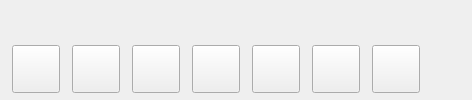
                                            <widget class="QWidget" name="_ThanksWrapper" native="true">
                                                <layout class="QVBoxLayout" name="_ThanksWrapperLayout">
                                                    <property name="spacing">
                                                        <number>12</number>
                                                    </property>
                                                    <property name="leftMargin">
                                                        <number>0</number>
                                                    </property>
                                                    <property name="topMargin">
                                                        <number>0</number>
                                                    </property>
                                                    <property name="rightMargin">
                                                        <number>0</number>
                                                    </property>
                                                    <property name="bottomMargin">
                                                        <number>0</number>
                                                    </property>
                                                    <item>
                                                        <widget class="QLabel" name="_ThanksTip">
                                                            <property name="minimumSize">
                                                                <size>
                                                                    <width>0</width>
                                                                    <height>26</height>
                                                                </size>
                                                            </property>
                                                            <property name="maximumSize">
                                                                <size>
                                                                    <width>16777215</width>
                                                                    <height>26</height>
                                                                </size>
                                                            </property>
                                                            <property name="styleSheet">
                                                                <string notr="true"/>
                                                            </property>
                                                            <property name="text">
                                                                <string/>
                                                            </property>
                                                        </widget>
                                                    </item>
                                                    <item>
                                                        <widget class="QWidget" name="_ThanksPanel" native="true">
                                                            <layout class="QHBoxLayout" name="_ThanksPanelLayout">
                                                                <property name="spacing">
                                                                    <number>12</number>
                                                                </property>
                                                                <property name="leftMargin">
                                                                    <number>12</number>
                                                                </property>
                                                                <property name="topMargin">
                                                                    <number>0</number>
                                                                </property>
                                                                <property name="rightMargin">
                                                                    <number>12</number>
                                                                </property>
                                                                <property name="bottomMargin">
                                                                    <number>0</number>
                                                                </property>
                                                                <item>
                                                                    <widget class="RaptorContributor" name="_ThanksCurl">
                                                                        <property name="minimumSize">
                                                                            <size>
                                                                                <width>48</width>
                                                                                <height>48</height>
                                                                            </size>
                                                                        </property>
                                                                        <property name="maximumSize">
                                                                            <size>
                                                                                <width>48</width>
                                                                                <height>48</height>
                                                                            </size>
                                                                        </property>
                                                                        <property name="cursor">
                                                                            <cursorShape>ArrowCursor</cursorShape>
                                                                        </property>
                                                                        <property name="text">
                                                                            <string/>
                                                                        </property>
                                                                    </widget>
                                                                </item>
                                                                <item>
                                                                    <widget class="RaptorContributor" name="_ThanksSass">
                                                                        <property name="minimumSize">
                                                                            <size>
                                                                                <width>48</width>
                                                                                <height>48</height>
                                                                            </size>
                                                                        </property>
                                                                        <property name="maximumSize">
                                                                            <size>
                                                                                <width>48</width>
                                                                                <height>48</height>
                                                                            </size>
                                                                        </property>
                                                                        <property name="cursor">
                                                                            <cursorShape>ArrowCursor</cursorShape>
                                                                        </property>
                                                                        <property name="text">
                                                                            <string/>
                                                                        </property>
                                                                    </widget>
                                                                </item>
                                                                <item>
                                                                    <widget class="RaptorContributor" name="_ThanksSECP256K1">
                                                                        <property name="minimumSize">
                                                                            <size>
                                                                                <width>48</width>
                                                                                <height>48</height>
                                                                            </size>
                                                                        </property>
                                                                        <property name="maximumSize">
                                                                            <size>
                                                                                <width>48</width>
                                                                                <height>48</height>
                                                                            </size>
                                                                        </property>
                                                                        <property name="text">
                                                                            <string/>
                                                                        </property>
                                                                    </widget>
                                                                </item>
                                                                <item>
                                                                    <widget class="RaptorContributor" name="_ThanksQt">
                                                                        <property name="minimumSize">
                                                                            <size>
                                                                                <width>48</width>
                                                                                <height>48</height>
                                                                            </size>
                                                                        </property>
                                                                        <property name="maximumSize">
                                                                            <size>
                                                                                <width>48</width>
                                                                                <height>48</height>
                                                                            </size>
                                                                        </property>
                                                                        <property name="cursor">
                                                                            <cursorShape>ArrowCursor</cursorShape>
                                                                        </property>
                                                                        <property name="styleSheet">
                                                                            <string notr="true"/>
                                                                        </property>
                                                                        <property name="text">
                                                                            <string/>
                                                                        </property>
                                                                    </widget>
                                                                </item>
                                                                <item>
                                                                    <widget class="RaptorContributor" name="_ThanksUV">
                                                                        <property name="minimumSize">
                                                                            <size>
                                                                                <width>48</width>
                                                                                <height>48</height>
                                                                            </size>
                                                                        </property>
                                                                        <property name="maximumSize">
                                                                            <size>
                                                                                <width>48</width>
                                                                                <height>48</height>
                                                                            </size>
                                                                        </property>
                                                                        <property name="text">
                                                                            <string/>
                                                                        </property>
                                                                    </widget>
                                                                </item>
                                                                <item>
                                                                    <widget class="RaptorContributor" name="_ThanksYaml">
                                                                        <property name="minimumSize">
                                                                            <size>
                                                                                <width>48</width>
                                                                                <height>48</height>
                                                                            </size>
                                                                        </property>
                                                                        <property name="maximumSize">
                                                                            <size>
                                                                                <width>48</width>
                                                                                <height>48</height>
                                                                            </size>
                                                                        </property>
                                                                        <property name="text">
                                                                            <string/>
                                                                        </property>
                                                                    </widget>
                                                                </item>
                                                                <item>
                                                                    <widget class="RaptorContributor" name="_ThanksZInt">
                                                                        <property name="minimumSize">
                                                                            <size>
                                                                                <width>48</width>
                                                                                <height>48</height>
                                                                            </size>
                                                                        </property>
                                                                        <property name="maximumSize">
                                                                            <size>
                                                                                <width>48</width>
                                                                                <height>48</height>
                                                                            </size>
                                                                        </property>
                                                                        <property name="cursor">
                                                                            <cursorShape>ArrowCursor</cursorShape>
                                                                        </property>
                                                                        <property name="styleSheet">
                                                                            <string notr="true"/>
                                                                        </property>
                                                                        <property name="text">
                                                                            <string/>
                                                                        </property>
                                                                    </widget>
                                                                </item>
                                                                <item>
                                                                    <spacer name="_ThanksPanelSpacer">
                                                                        <property name="orientation">
                                                                            <enum>Qt::Horizontal</enum>
                                                                        </property>
                                                                        <property name="sizeHint" stdset="0">
                                                                            <size>
                                                                                <width>40</width>
                                                                                <height>20</height>
                                                                            </size>
                                                                        </property>
                                                                    </spacer>
                                                                </item>
                                                            </layout>
                                                        </widget>
                                                    </item>
                                                </layout>
                                            </widget>
